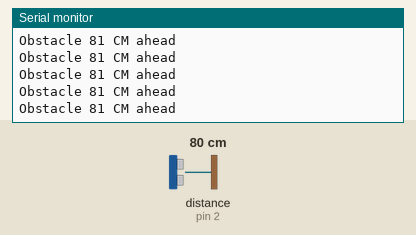
This sketch was run on a simulated Arduino Uno, built with avr-gcc and run on an emulated ATmega328P. Parts: the last lines printed to the serial monitor. The test bench sets the inputs (shaded band); at power-on: distance to the obstacle (sensor on pin 2) 80 cm. The echo pulse lasts 58.3 µs per cm; the audio player accepts every command and is not drawn.

Above: at 1.7 s.
1.8 s: distance to the obstacle (sensor on pin 2) set to 2 cm
At 3.58 s:
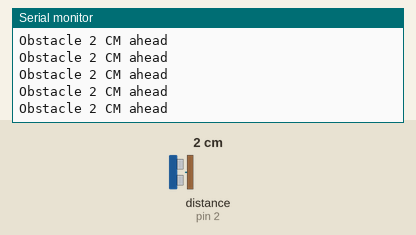
4.8 s: distance to the obstacle (sensor on pin 2) set to 9 cm
At 5.8 s:
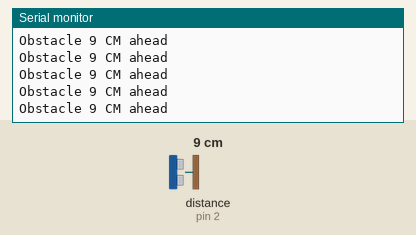
7.8 s: distance to the obstacle (sensor on pin 2) set to 4 cm
At 8.9 s:
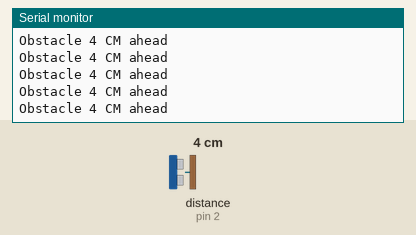
10.8 s: distance to the obstacle (sensor on pin 2) set to 18 cm
At 11.6 s:
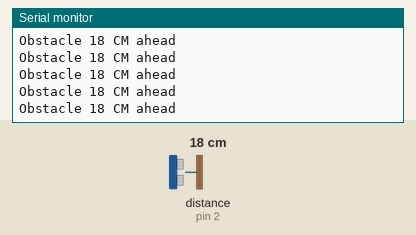
13.8 s: distance to the obstacle (sensor on pin 2) set to 35 cm
At 14.12 s:
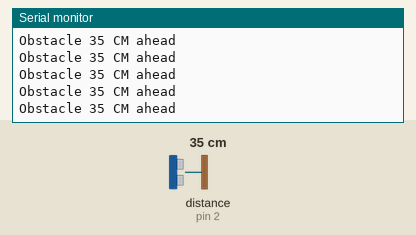
16.8 s: distance to the obstacle (sensor on pin 2) set to 60 cm
At 17.9 s:
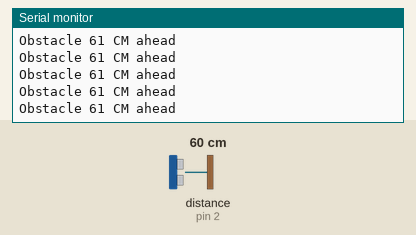
Timing chart, 0 to 19.8 s (numbered marks = the images above; inputs shaded):
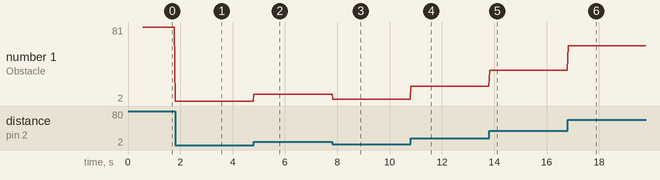

The sketch:

Blindglass.ino
```cpp
#include <Arduino.h>
#include <NewPing.h>
#include <SoftwareSerial.h>
#include <DFRobotDFPlayerMini.h>

#define MAX_DISTANCE 400

const int trigPin = 3;
const int echoPin = 2;
int minDistance   = 100;

static unsigned long timer = millis();

int waitTime = 3500;

NewPing sonar(trigPin, echoPin ,MAX_DISTANCE);

SoftwareSerial mp3SoftwareSerial(8, 9); // RX, TX
DFRobotDFPlayerMini DFPlayer;

void alert(int distance) {
  if (millis() - timer > waitTime) {
    timer = millis();
    DFPlayer.play(distance+1);
  }
}


void setupDFPlayer() {
  mp3SoftwareSerial.begin(9600);
  Serial.println();
  Serial.println(F("Blind assistancs smart glass..."));
  Serial.println(F("Initializing DFPlayer ... (May take 3~5 seconds)"));

  if (!DFPlayer.begin(mp3SoftwareSerial)){
    Serial.println(F("Unable to begin:"));
    Serial.println(F("1.Please recheck the connection!"));
    Serial.println(F("2.Please insert the SD card!"));
    while(true);
  }
  Serial.println(F("DFPlayer Mini online."));

  DFPlayer.setTimeOut(500); //Set serial communictaion time out 500ms
  DFPlayer.volume(29);  //Set volume value (0~30)
  DFPlayer.EQ(DFPLAYER_EQ_NORMAL);
  DFPlayer.outputDevice(DFPLAYER_DEVICE_SD);
}

void setup() {
  Serial.begin(9600);
  setupDFPlayer();
}

void loop() {
  delay(30);
  int distance  = sonar.ping_cm();

  if(distance < minDistance && distance > 1) {
    Serial.print("Obstacle ");
    Serial.print(distance);
    Serial.println(" CM ahead");

    alert(distance);
  }
  else {
  }
}
```

Measured:
- after the input at 1.8 s, the serial monitor: prints a new line at once (image 1)
- after the input at 4.8 s, the serial monitor: prints a new line at once (image 2)
- after the input at 7.8 s, the serial monitor: prints a new line at once (image 3)
- after the input at 10.8 s, the serial monitor: prints a new line at once (image 4)
- after the input at 13.8 s, the serial monitor: prints a new line at once (image 5)
- after the input at 16.8 s, the serial monitor: prints a new line at once (image 6)
- plotted number 1: 81 → 2 after the input at 1.8 s, 2 → 9 after the input at 4.8 s, 9 → 4 after the input at 7.8 s, 4 → 18 after the input at 10.8 s, 18 → 35 after the input at 13.8 s
